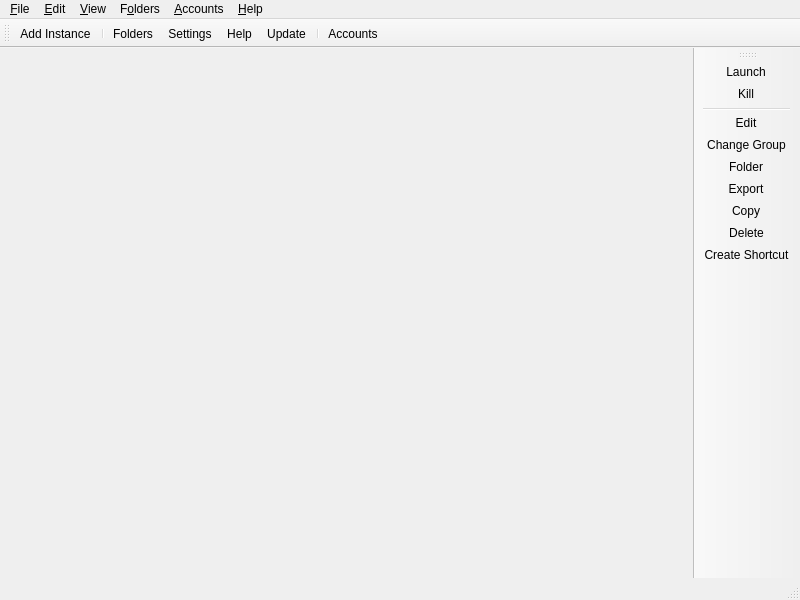
<?xml version="1.0" encoding="UTF-8"?>
<ui version="4.0">
 <class>MainWindow</class>
 <widget class="QMainWindow" name="MainWindow">
  <property name="geometry">
   <rect>
    <x>0</x>
    <y>0</y>
    <width>800</width>
    <height>600</height>
   </rect>
  </property>
  <widget class="QWidget" name="centralWidget">
   <layout class="QHBoxLayout" name="horizontalLayout">
    <property name="spacing">
     <number>0</number>
    </property>
    <property name="leftMargin">
     <number>0</number>
    </property>
    <property name="topMargin">
     <number>0</number>
    </property>
    <property name="rightMargin">
     <number>0</number>
    </property>
    <property name="bottomMargin">
     <number>0</number>
    </property>
   </layout>
  </widget>
  <widget class="QStatusBar" name="statusBar"/>
  <widget class="QToolBar" name="mainToolBar">
   <property name="windowTitle">
    <string>Main Toolbar</string>
   </property>
   <property name="allowedAreas">
    <set>Qt::BottomToolBarArea|Qt::TopToolBarArea</set>
   </property>
   <property name="toolButtonStyle">
    <enum>Qt::ToolButtonTextBesideIcon</enum>
   </property>
   <property name="floatable">
    <bool>false</bool>
   </property>
   <attribute name="toolBarArea">
    <enum>TopToolBarArea</enum>
   </attribute>
   <attribute name="toolBarBreak">
    <bool>false</bool>
   </attribute>
   <addaction name="actionAddInstance"/>
   <addaction name="separator"/>
   <addaction name="actionFoldersButton"/>
   <addaction name="actionSettings"/>
   <addaction name="actionHelpButton"/>
   <addaction name="actionCheckUpdate"/>
   <addaction name="separator"/>
   <addaction name="actionAccountsButton"/>
  </widget>
  <widget class="WideBar" name="instanceToolBar">
   <property name="windowTitle">
    <string>Instance Toolbar</string>
   </property>
   <property name="allowedAreas">
    <set>Qt::LeftToolBarArea|Qt::RightToolBarArea</set>
   </property>
   <property name="iconSize">
    <size>
     <width>16</width>
     <height>16</height>
    </size>
   </property>
   <property name="toolButtonStyle">
    <enum>Qt::ToolButtonTextBesideIcon</enum>
   </property>
   <property name="floatable">
    <bool>false</bool>
   </property>
   <property name="useDefaultAction" stdset="0">
    <bool>true</bool>
   </property>
   <attribute name="toolBarArea">
    <enum>RightToolBarArea</enum>
   </attribute>
   <attribute name="toolBarBreak">
    <bool>false</bool>
   </attribute>
   <addaction name="actionLaunchInstance"/>
   <addaction name="actionKillInstance"/>
   <addaction name="separator"/>
   <addaction name="actionEditInstance"/>
   <addaction name="actionChangeInstGroup"/>
   <addaction name="actionViewSelectedInstFolder"/>
   <addaction name="actionExportInstance"/>
   <addaction name="actionCopyInstance"/>
   <addaction name="actionDeleteInstance"/>
   <addaction name="actionCreateInstanceShortcut"/>
  </widget>
  <widget class="QMenuBar" name="menuBar">
   <property name="geometry">
    <rect>
     <x>0</x>
     <y>0</y>
     <width>800</width>
     <height>27</height>
    </rect>
   </property>
   <widget class="QMenu" name="fileMenu">
    <property name="title">
     <string>&amp;File</string>
    </property>
    <property name="toolTipsVisible">
     <bool>true</bool>
    </property>
    <addaction name="actionAddInstance"/>
    <addaction name="separator"/>
    <addaction name="actionLaunchInstance"/>
    <addaction name="actionKillInstance"/>
    <addaction name="separator"/>
    <addaction name="actionEditInstance"/>
    <addaction name="actionChangeInstGroup"/>
    <addaction name="actionViewSelectedInstFolder"/>
    <addaction name="actionExportInstance"/>
    <addaction name="actionCopyInstance"/>
    <addaction name="actionDeleteInstance"/>
    <addaction name="actionCreateInstanceShortcut"/>
    <addaction name="separator"/>
    <addaction name="actionSettings"/>
    <addaction name="actionCloseWindow"/>
   </widget>
   <widget class="QMenu" name="editMenu">
    <property name="title">
     <string>&amp;Edit</string>
    </property>
    <property name="toolTipsVisible">
     <bool>true</bool>
    </property>
    <addaction name="actionUndoTrashInstance"/>
   </widget>
   <widget class="QMenu" name="viewMenu">
    <property name="title">
     <string>&amp;View</string>
    </property>
    <property name="toolTipsVisible">
     <bool>true</bool>
    </property>
    <addaction name="actionChangeTheme"/>
    <addaction name="separator"/>
    <addaction name="actionToggleStatusBar"/>
    <addaction name="actionLockToolbars"/>
    <addaction name="separator"/>
   </widget>
   <widget class="QMenu" name="foldersMenu">
    <property name="title">
     <string>F&amp;olders</string>
    </property>
    <property name="toolTipsVisible">
     <bool>true</bool>
    </property>
    <addaction name="actionViewLauncherRootFolder"/>
    <addaction name="separator"/>
    <addaction name="actionViewInstanceFolder"/>
    <addaction name="actionViewCentralModsFolder"/>
    <addaction name="actionViewSkinsFolder"/>
    <addaction name="actionViewJavaFolder"/>
    <addaction name="separator"/>
    <addaction name="actionViewIconThemeFolder"/>
    <addaction name="actionViewWidgetThemeFolder"/>
    <addaction name="actionViewCatPackFolder"/>
    <addaction name="actionViewIconsFolder"/>
    <addaction name="separator"/>
    <addaction name="actionViewLogsFolder"/>
   </widget>
   <widget class="QMenu" name="accountsMenu">
    <property name="title">
     <string>&amp;Accounts</string>
    </property>
   </widget>
   <widget class="QMenu" name="helpMenu">
    <property name="title">
     <string>&amp;Help</string>
    </property>
    <property name="toolTipsVisible">
     <bool>true</bool>
    </property>
    <addaction name="actionClearMetadata"/>
    <addaction name="actionReportBug"/>
    <addaction name="actionAddToPATH"/>
    <addaction name="separator"/>
    <addaction name="actionMATRIX"/>
    <addaction name="actionDISCORD"/>
    <addaction name="actionREDDIT"/>
    <addaction name="separator"/>
    <addaction name="actionMoreNews"/>
    <addaction name="actionCheckUpdate"/>
    <addaction name="actionOpenWiki"/>
    <addaction name="actionAbout"/>
   </widget>
   <addaction name="fileMenu"/>
   <addaction name="editMenu"/>
   <addaction name="viewMenu"/>
   <addaction name="foldersMenu"/>
   <addaction name="accountsMenu"/>
   <addaction name="helpMenu"/>
  </widget>
  <action name="actionMoreNews">
   <property name="icon">
    <iconset theme="news">
     <normaloff>.</normaloff>.</iconset>
   </property>
   <property name="text">
    <string>More news...</string>
   </property>
   <property name="toolTip">
    <string>Open the development blog to read more news about %1.</string>
   </property>
  </action>
  <action name="actionToggleStatusBar">
   <property name="checkable">
    <bool>true</bool>
   </property>
   <property name="text">
    <string>Status Bar</string>
   </property>
  </action>
  <action name="actionLockToolbars">
   <property name="checkable">
    <bool>true</bool>
   </property>
   <property name="text">
    <string>Lock Toolbars</string>
   </property>
  </action>
  <action name="actionUndoTrashInstance">
   <property name="enabled">
    <bool>false</bool>
   </property>
   <property name="text">
    <string>&amp;Undo Last Instance Deletion</string>
   </property>
  </action>
  <action name="actionAddInstance">
   <property name="icon">
    <iconset theme="new">
     <normaloff>.</normaloff>.</iconset>
   </property>
   <property name="text">
    <string>Add Instanc&amp;e...</string>
   </property>
   <property name="toolTip">
    <string>Add a new instance.</string>
   </property>
  </action>
  <action name="actionCheckUpdate">
   <property name="icon">
    <iconset theme="checkupdate">
     <normaloff>.</normaloff>.</iconset>
   </property>
   <property name="text">
    <string>&amp;Update...</string>
   </property>
   <property name="toolTip">
    <string>Check for new updates for %1.</string>
   </property>
   <property name="menuRole">
    <enum>QAction::ApplicationSpecificRole</enum>
   </property>
  </action>
  <action name="actionSettings">
   <property name="icon">
    <iconset theme="settings">
     <normaloff>.</normaloff>.</iconset>
   </property>
   <property name="text">
    <string>Setti&amp;ngs...</string>
   </property>
   <property name="toolTip">
    <string>Change settings.</string>
   </property>
   <property name="menuRole">
    <enum>QAction::PreferencesRole</enum>
   </property>
  </action>
  <action name="actionManageAccounts">
   <property name="icon">
    <iconset theme="accounts">
     <normaloff>.</normaloff>.</iconset>
   </property>
   <property name="text">
    <string>&amp;Manage Accounts...</string>
   </property>
  </action>
  <action name="actionLaunchInstance">
   <property name="icon">
    <iconset theme="launch">
     <normaloff>.</normaloff>.</iconset>
   </property>
   <property name="text">
    <string>&amp;Launch</string>
   </property>
   <property name="toolTip">
    <string>Launch the selected instance.</string>
   </property>
  </action>
  <action name="actionKillInstance">
   <property name="icon">
    <iconset theme="status-bad">
     <normaloff>.</normaloff>.</iconset>
   </property>
   <property name="text">
    <string>&amp;Kill</string>
   </property>
   <property name="toolTip">
    <string>Kill the running instance.</string>
   </property>
   <property name="shortcut">
    <string>Ctrl+K</string>
   </property>
  </action>
  <action name="actionRenameInstance">
   <property name="icon">
    <iconset theme="rename">
     <normaloff>.</normaloff>.</iconset>
   </property>
   <property name="text">
    <string>Rename</string>
   </property>
   <property name="toolTip">
    <string>Rename the selected instance.</string>
   </property>
  </action>
  <action name="actionChangeInstGroup">
   <property name="icon">
    <iconset theme="tag">
     <normaloff>.</normaloff>.</iconset>
   </property>
   <property name="text">
    <string>&amp;Change Group...</string>
   </property>
   <property name="toolTip">
    <string>Change the selected instance's group.</string>
   </property>
   <property name="shortcut">
    <string>Ctrl+G</string>
   </property>
  </action>
  <action name="actionChangeInstIcon">
   <property name="text">
    <string>Change Icon</string>
   </property>
   <property name="toolTip">
    <string>Change the selected instance's icon.</string>
   </property>
  </action>
  <action name="actionEditInstance">
   <property name="icon">
    <iconset theme="settings">
     <normaloff>.</normaloff>.</iconset>
   </property>
   <property name="text">
    <string>&amp;Edit...</string>
   </property>
   <property name="toolTip">
    <string>Change the instance settings, mods and versions.</string>
   </property>
   <property name="shortcut">
    <string>Ctrl+I</string>
   </property>
  </action>
  <action name="actionViewSelectedInstFolder">
   <property name="icon">
    <iconset theme="viewfolder">
     <normaloff>.</normaloff>.</iconset>
   </property>
   <property name="text">
    <string>&amp;Folder</string>
   </property>
   <property name="toolTip">
    <string>Open the selected instance's root folder in a file browser.</string>
   </property>
  </action>
  <action name="actionDeleteInstance">
   <property name="icon">
    <iconset theme="delete">
     <normaloff>.</normaloff>.</iconset>
   </property>
   <property name="text">
    <string>Dele&amp;te</string>
   </property>
   <property name="toolTip">
    <string>Delete the selected instance.</string>
   </property>
   <property name="autoRepeat">
    <bool>false</bool>
   </property>
  </action>
  <action name="actionCopyInstance">
   <property name="icon">
    <iconset theme="copy">
     <normaloff>.</normaloff>.</iconset>
   </property>
   <property name="text">
    <string>Cop&amp;y...</string>
   </property>
   <property name="toolTip">
    <string>Copy the selected instance.</string>
   </property>
   <property name="shortcut">
    <string>Ctrl+D</string>
   </property>
  </action>
  <action name="actionExportInstance">
   <property name="icon">
    <iconset theme="export">
     <normaloff>.</normaloff>.</iconset>
   </property>
   <property name="text">
    <string>E&amp;xport...</string>
   </property>
   <property name="toolTip">
    <string>Export the selected instance to supported formats.</string>
   </property>
  </action>
  <action name="actionExportInstanceZip">
   <property name="icon">
    <iconset theme="launcher">
     <normaloff>.</normaloff>.</iconset>
   </property>
   <property name="text">
    <string>Orius Launcher (zip)</string>
   </property>
  </action>
  <action name="actionExportInstanceMrPack">
   <property name="icon">
    <iconset theme="modrinth">
     <normaloff>.</normaloff>.</iconset>
   </property>
   <property name="text">
    <string>Modrinth (mrpack)</string>
   </property>
  </action>
  <action name="actionExportInstanceFlamePack">
   <property name="icon">
    <iconset theme="flame">
     <normaloff>.</normaloff>.</iconset>
   </property>
   <property name="text">
    <string>CurseForge (zip)</string>
   </property>
  </action>
  <action name="actionCreateInstanceShortcut">
   <property name="icon">
    <iconset theme="shortcut">
     <normaloff>.</normaloff>.</iconset>
   </property>
   <property name="text">
    <string>Create Shortcut</string>
   </property>
   <property name="toolTip">
    <string>Creates a shortcut on your desktop to launch the selected instance.</string>
   </property>
  </action>
  <action name="actionNoAccountsAdded">
   <property name="icon">
    <iconset theme="noaccount">
     <normaloff>.</normaloff>.</iconset>
   </property>
   <property name="text">
    <string>No accounts added!</string>
   </property>
  </action>
  <action name="actionNoDefaultAccount">
   <property name="checkable">
    <bool>true</bool>
   </property>
   <property name="icon">
    <iconset theme="noaccount">
     <normaloff>.</normaloff>.</iconset>
   </property>
   <property name="text">
    <string>No Default Account</string>
   </property>
   <property name="shortcut">
    <string>Ctrl+0</string>
   </property>
  </action>
  <action name="actionCloseWindow">
   <property name="icon">
    <iconset theme="status-bad">
     <normaloff>.</normaloff>.</iconset>
   </property>
   <property name="text">
    <string>Close &amp;Window</string>
   </property>
   <property name="toolTip">
    <string>Close the current window</string>
   </property>
   <property name="menuRole">
    <enum>QAction::QuitRole</enum>
   </property>
  </action>
  <action name="actionViewInstanceFolder">
   <property name="icon">
    <iconset theme="viewfolder">
     <normaloff>.</normaloff>.</iconset>
   </property>
   <property name="text">
    <string>&amp;Instances</string>
   </property>
   <property name="toolTip">
    <string>Open the instances folder in a file browser.</string>
   </property>
  </action>
  <action name="actionViewLauncherRootFolder">
   <property name="icon">
    <iconset theme="viewfolder">
     <normaloff>.</normaloff>.</iconset>
   </property>
   <property name="text">
    <string>Launcher &amp;Root</string>
   </property>
   <property name="toolTip">
    <string>Open the launcher's root folder in a file browser.</string>
   </property>
  </action>
  <action name="actionViewCentralModsFolder">
   <property name="icon">
    <iconset theme="centralmods">
     <normaloff>.</normaloff>.</iconset>
   </property>
   <property name="text">
    <string>&amp;Central Mods</string>
   </property>
   <property name="toolTip">
    <string>Open the central mods folder in a file browser.</string>
   </property>
  </action>
  <action name="actionViewSkinsFolder">
   <property name="icon">
    <iconset theme="viewfolder">
     <normaloff>.</normaloff>.</iconset>
   </property>
   <property name="text">
    <string>&amp;Skins</string>
   </property>
   <property name="toolTip">
    <string>Open the skins folder in a file browser.</string>
   </property>
  </action>
  <action name="actionViewIconsFolder">
   <property name="icon">
    <iconset theme="viewfolder">
     <normaloff>.</normaloff>.</iconset>
   </property>
   <property name="text">
    <string>Instance Icons</string>
   </property>
   <property name="toolTip">
    <string>Open the instance icons folder in a file browser.</string>
   </property>
  </action>
  <action name="actionViewLogsFolder">
   <property name="icon">
    <iconset theme="viewfolder">
     <normaloff>.</normaloff>.</iconset>
   </property>
   <property name="text">
    <string>Logs</string>
   </property>
   <property name="toolTip">
    <string>Open the logs folder in a file browser.</string>
   </property>
  </action>
  <action name="actionChangeTheme">
   <property name="text">
    <string>Themes</string>
   </property>
  </action>
  <action name="actionReportBug">
   <property name="icon">
    <iconset theme="bug">
     <normaloff>.</normaloff>.</iconset>
   </property>
   <property name="text">
    <string>Report a Bug or Suggest a Feature</string>
   </property>
   <property name="toolTip">
    <string>Open the bug tracker to report a bug with %1.</string>
   </property>
  </action>
  <action name="actionDISCORD">
   <property name="icon">
    <iconset theme="discord">
     <normaloff>.</normaloff>.</iconset>
   </property>
   <property name="text">
    <string>&amp;Discord Guild</string>
   </property>
   <property name="toolTip">
    <string>Open %1 Discord guild.</string>
   </property>
  </action>
  <action name="actionMATRIX">
   <property name="icon">
    <iconset theme="matrix">
     <normaloff>.</normaloff>.</iconset>
   </property>
   <property name="text">
    <string>&amp;Matrix Space</string>
   </property>
   <property name="toolTip">
    <string>Open %1 Matrix space.</string>
   </property>
  </action>
  <action name="actionREDDIT">
   <property name="icon">
    <iconset theme="reddit-alien">
     <normaloff>.</normaloff>.</iconset>
   </property>
   <property name="text">
    <string>Sub&amp;reddit</string>
   </property>
   <property name="toolTip">
    <string>Open %1 subreddit.</string>
   </property>
  </action>
  <action name="actionAbout">
   <property name="icon">
    <iconset theme="about">
     <normaloff>.</normaloff>.</iconset>
   </property>
   <property name="text">
    <string>&amp;About %1</string>
   </property>
   <property name="toolTip">
    <string>View information about %1.</string>
   </property>
   <property name="menuRole">
    <enum>QAction::AboutRole</enum>
   </property>
  </action>
  <action name="actionClearMetadata">
   <property name="icon">
    <iconset theme="refresh">
     <normaloff>.</normaloff>.</iconset>
   </property>
   <property name="text">
    <string>&amp;Clear Metadata Cache</string>
   </property>
   <property name="toolTip">
    <string>Clear cached metadata</string>
   </property>
  </action>
  <action name="actionAddToPATH">
   <property name="icon">
    <iconset theme="custom-commands">
     <normaloff>.</normaloff>.</iconset>
   </property>
   <property name="text">
    <string>Install to &amp;PATH</string>
   </property>
   <property name="toolTip">
    <string>Install a %1 symlink to /usr/local/bin</string>
   </property>
  </action>
  <action name="actionFoldersButton">
   <property name="icon">
    <iconset theme="viewfolder">
     <normaloff>.</normaloff>.</iconset>
   </property>
   <property name="text">
    <string>Folders</string>
   </property>
   <property name="toolTip">
    <string>Open one of the folders shared between instances.</string>
   </property>
  </action>
  <action name="actionHelpButton">
   <property name="icon">
    <iconset theme="help">
     <normaloff>.</normaloff>.</iconset>
   </property>
   <property name="text">
    <string>Help</string>
   </property>
   <property name="toolTip">
    <string>Get help with %1 or Minecraft.</string>
   </property>
  </action>
  <action name="actionAccountsButton">
   <property name="icon">
    <iconset theme="noaccount">
     <normaloff>.</normaloff>.</iconset>
   </property>
   <property name="text">
    <string>Accounts</string>
   </property>
  </action>
  <action name="actionOpenWiki">
   <property name="icon">
    <iconset theme="help">
     <normaloff>.</normaloff>.</iconset>
   </property>
   <property name="text">
    <string>%1 &amp;Help</string>
   </property>
   <property name="toolTip">
    <string>Open the %1 wiki</string>
   </property>
  </action>
  <action name="actionViewWidgetThemeFolder">
   <property name="icon">
    <iconset theme="viewfolder">
     <normaloff>.</normaloff>.</iconset>
   </property>
   <property name="text">
    <string>&amp;Widget Themes</string>
   </property>
   <property name="toolTip">
    <string>Open the widget themes folder in a file browser.</string>
   </property>
  </action>
  <action name="actionViewIconThemeFolder">
   <property name="icon">
    <iconset theme="viewfolder">
     <normaloff>.</normaloff>.</iconset>
   </property>
   <property name="text">
    <string>I&amp;con Theme</string>
   </property>
   <property name="toolTip">
    <string>Open the icon theme folder in a file browser.</string>
   </property>
  </action>
  <action name="actionViewCatPackFolder">
   <property name="icon">
    <iconset theme="viewfolder">
     <normaloff>.</normaloff>.</iconset>
   </property>
   <property name="text">
    <string>Cat Packs</string>
   </property>
   <property name="toolTip">
    <string>Open the cat packs folder in a file browser.</string>
   </property>
  </action>
  <action name="actionViewJavaFolder">
   <property name="icon">
    <iconset theme="viewfolder">
     <normaloff>.</normaloff>.</iconset>
   </property>
   <property name="text">
    <string>Java</string>
   </property>
   <property name="toolTip">
    <string>Open the Java folder in a file browser. Only available if the built-in Java downloader is used.</string>
   </property>
  </action>
 </widget>
 <customwidgets>
  <customwidget>
   <class>WideBar</class>
   <extends>QToolBar</extends>
   <header>ui/widgets/WideBar.h</header>
  </customwidget>
 </customwidgets>
 <resources/>
 <connections/>
</ui>
